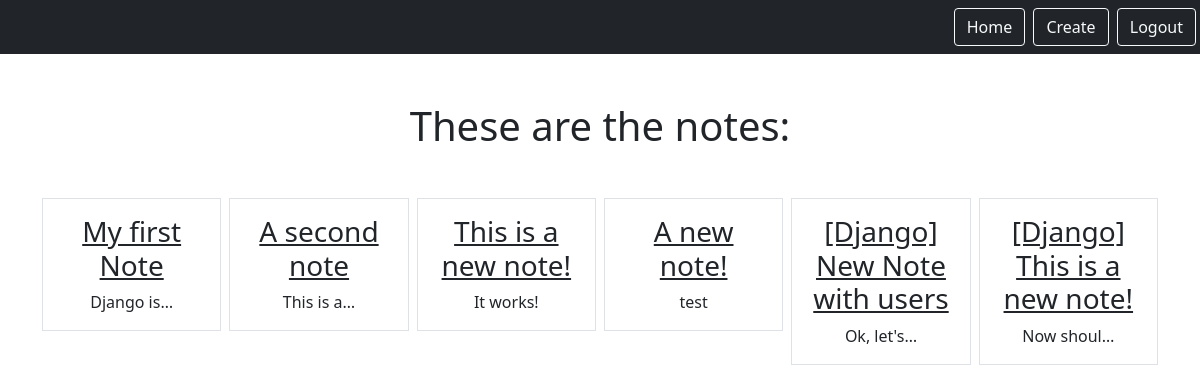
Page /smart/notes (signed in) on the committed database.
### notes/models.py (models this page shows)
class Notes(models.Model):
    title = models.CharField(max_length=200)
    text = models.TextField()
    created = models.DateTimeField(auto_now_add=True)
    user = models.ForeignKey(User, on_delete=models.CASCADE, related_name="notes")

### notes/views.py (the view)
# urls.py: path('notes', views.NotesListView.as_view(), name="notes.list"),
class NotesListView(LoginRequiredMixin, ListView):
    model = Notes
    context_object_name = "notes"
    template_name = "notes/notes_list.html"
    login_url = "/login"
    def get_queryset(self):
        return self.request.user.notes.all()

### notes/templates/notes/notes_list.html
{% extends "base.html" %}
{% block content %}
    <h1 class="my-5">These are the notes:</h1>
    <div class="row row-cols3 g-2">
        {% for note in notes %}
        <div class="col">
            <div class="p-3 border">
                <a href="{% url 'notes.detail' pk=note.id %}" class="text-dark text-decoration-non">
                    <h3> {{note.title}}</h3>
                </a>
                {{note.text|truncatechars:10}}
            </div>
        </div>
        {% endfor %}
    </div>
{% endblock %}

### rows in the picture
Notes: title "My first Note", text "Django is…"
Notes: title "A second note", text "This is a…"
Notes: title "This is a new note!", text "It works!"
Notes: title "A new note!", text "test"
Notes: title "[Django] New Note with users", text "Ok, let's…"
Notes: title "[Django] This is a new note!", text "Now shoul…"
